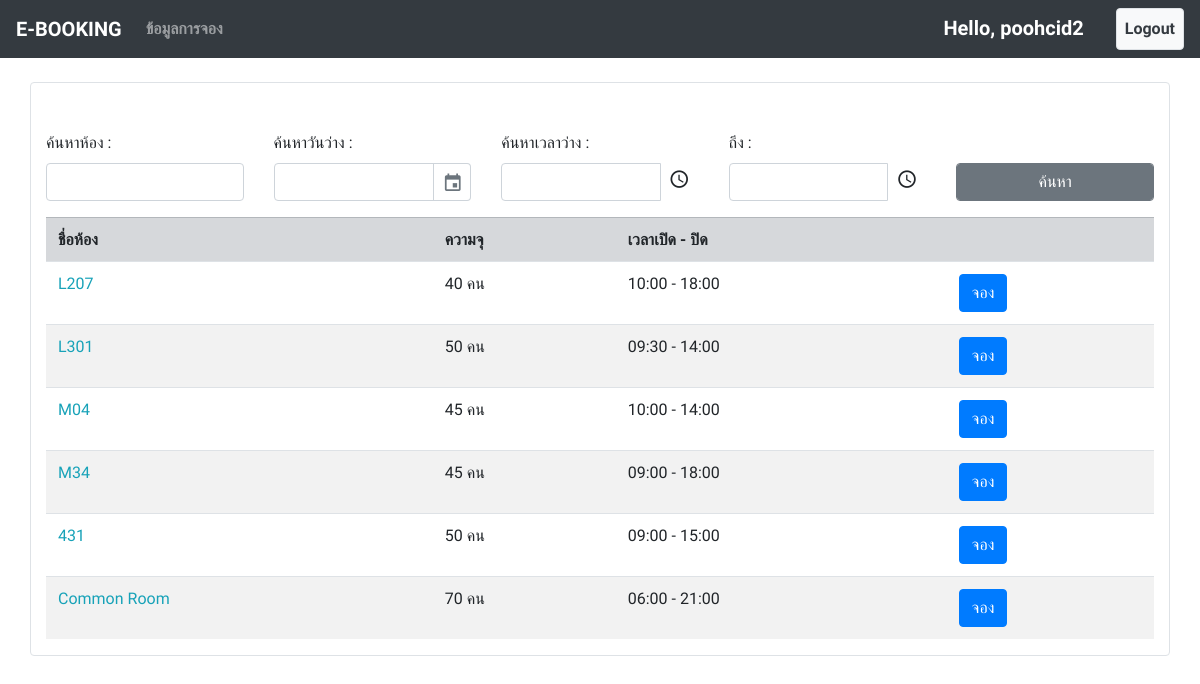
Screenshot of / (signed in) with the database file from the repository.
### booking/models.py (models this page shows, shortened)
class Room(models.Model):
    name = models.CharField(max_length=100)
    open_time = models.TimeField()
    close_time = models.TimeField()
    capacity = models.IntegerField(default=0)

### booking/views.py (the view)
# urls.py: path('', views.book_index, name="index"), #index
@login_required
def book_index(request):
    if request.user.is_superuser:
        return redirect("admin/")
    context = {"user" : request.user}
    if str(request.user.groups.all()[0]) == "member":
        context["room"] = Room.objects.all()
        context["date"] = date.today
        return render(request, 'index.html', context=context)
    else:
        context["books"] = Booking.objects.all().order_by('book_date')[::-1]
        return render(request, 'admin_page/book_request.html', context=context)

### booking/templates/index.html (shortened to what this page needs)
{% extends "base.html" %}
{% block content %}
    <br>
    <div class="container border rounded bg-white">
      <br><br>
      <form action="{% url 'date_search' %}" method="GET">
        <div class="row form-group">
            <div class="col">
              <label>ค้นหาห้อง : </label><input name="name" type="text" class="form-control"/>
            </div>
            <div class="col">
              <label>ค้นหาวันว่าง : </label> <input name="date"  class="form-control" id="datepicker"/>
            </div>
            <div class="col">
              <label>ค้นหาเวลาว่าง : </label>
              <input id="timepicker1" name="start_time" class="form-control"></div>
            <div class="col">
              <label for="">ถึง :</label>
              <input id="timepicker2" name="end_time" class="form-control">
            </div>
            <div class="col">
              <br>
              <button type="submit" class="btn btn-secondary form-control">ค้นหา</button>
            </div>
        </div>
      </form>
        <table class="table table-striped" id='example'>
          <tr class="table-Secondary">
              <th>ชื่อห้อง</th>
              <th>ความจุ</th>
              <th>เวลาเปิด - ปิด</th>
              <th></th>
          </tr>
          {% for i in room %}
          <tr>
              <td class="text-info">{{ i.name }}</td>
              <td>{{ i.capacity }} คน</td>
              <td>{{ i.open_time|date:'H:i' }} - {{ i.close_time|date:'H:i' }}</td>
              <td><a href=" {% url 'booking' id=i.id %} "><button type="button" class="btn btn-primary">จอง</button></a></td>
          </tr>
          {% endfor %}
        </table>
    </div>
{% endblock content %}

### templates/base.html (shortened to what this page needs)
{% load static %}
<html lang="en">
<head>
    <link rel="stylesheet" href="{% static 'css/bootstrap.min.css' %}">
    <link rel="stylesheet" href="{% static 'css/gijgo.css' %}" />
    <link rel="stylesheet" href="{% static 'css/gijgo.min.css' %}" />
</head>
</head>
<body>
    <nav class="navbar navbar-expand-sm bg-dark navbar-dark">
        <a class="navbar-brand" href="\">E-BOOKING</a>
        <div class="collapse navbar-collapse" id="collapsibleNavbar">
            <ul class="navbar-nav">
                {% if user.is_authenticated %}
                    {% if perms.booking.view_booking %}
                    <li class="nav-item">
                        <a class="nav-link" href="/book_list/">ข้อมูลการจอง</a>
                    </li>
                    {% endif %}
                {% endif %}
            </ul>
            <ul class="navbar-nav ml-auto">
                {% if user.is_authenticated %}
                    <li class="nav-item"><span class="navbar-brand">Hello, {{ user.username }}</span></li>
                    <li class="nav-item"></li>
                    <li class="nav-item"><a href="/account/book_logout/" class="nav-link bg-light text-dark border rounded">Logout</a></li>
                {% else %}
                    <li class="nav-item"><a href="/account/book_register/" class="nav-link bg-light text-dark border rounded">Sign up</a></li>
                    <li class="nav-item"><span class="navbar-brand text-dark"></span></li>
                    <li class="nav-item"><a href="/account/book_login/" class="nav-link">Login</a></li>
                {% endif %}
            </ul>
        </div>
    </nav>
    {% block content %}
    {% endblock content %}
</body>
</html>

### templates/base.html (style rules this page uses)
nav { font-weight: bold; }
body { font-family: 'Prompt', sans-serif; }

### rows the page displays
Room: name "L207", capacity "40", open_time "10:00", close_time "18:00"
Room: name "L301", capacity "50", open_time "09:30", close_time "14:00"
Room: name "M04", capacity "45", open_time "10:00", close_time "14:00"
Room: name "M34", capacity "45", open_time "09:00", close_time "18:00"
Room: name "431", capacity "50", open_time "09:00", close_time "15:00"
Room: name "Common Room", capacity "70", open_time "06:00", close_time "21:00"

### other values shown
{{ user.username }} "poohcid2"
